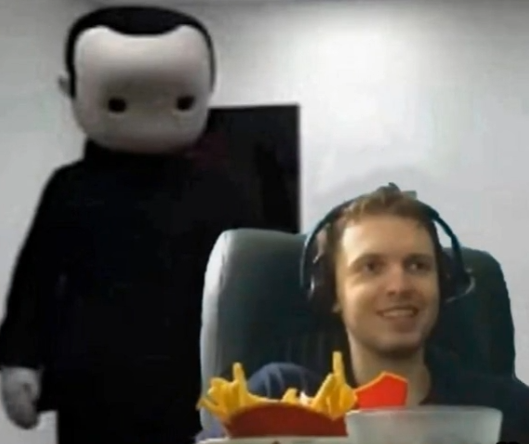
#> input picture Images/chipap.png, 529 x 444 px
$ python test.py
#> lines starting #> are read from the running program, lines starting #| are printed output that depends on the picture; after the words box and inside, x2 and y2 are one past the last pixel; in counts of white or black regions, pixels touching at a corner belong together
#Файл, в котором, очевидно из названия, проводятся всякие тесты
import cv2

img = cv2.imread('Images/chipap.png')
#> img is the input picture: shape (444, 529, 3); mean B, G, R 94.8, 99.3, 102.5
#cv2.imshow('Penis', img)

gray = cv2.cvtColor(img, cv2.COLOR_BGR2GRAY)
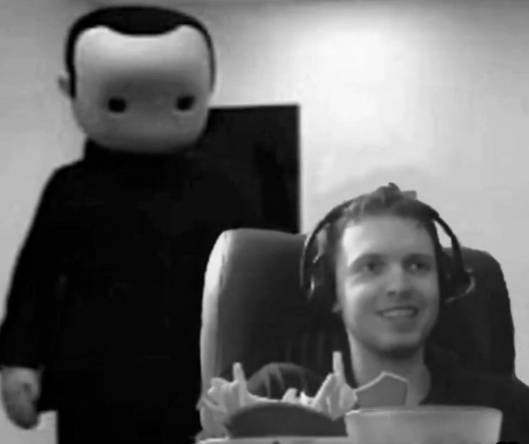
#> gray: shape (444, 529); min 0, max 250, mean 99.8
#cv2.imshow('Gray Nigger', gray)

haar_cascade = cv2.CascadeClassifier('haar_faces.xml')
haar_cascade_profile = cv2.CascadeClassifier('haar_profile_faces.xml')
haar_cascade_body = cv2.CascadeClassifier('haar_body.xml')

faces_rect = haar_cascade.detectMultiScale(gray, scaleFactor=1.15, minNeighbors=3)
#> faces_rect = [[331, 218, 123, 123]]
faces_rect_profile = haar_cascade_profile.detectMultiScale(gray, scaleFactor=1.3, minNeighbors=3)
#> faces_rect_profile = ()
body_rect = haar_cascade_body.detectMultiScale(gray, scaleFactor=1.045, minNeighbors=3)
#> body_rect = ()

print(len(faces_rect), len(faces_rect_profile), len(body_rect))
#| 1 0 0
print(faces_rect)
#| [[331 218 123 123]]
print(faces_rect_profile)
print(body_rect)

#  |  Попытка сделать обнаружение через признаки хаара (профиль + анфас, т. к. модели для головы нету).
#  |  Часто срабатывает "анфас" и "профиль" одновременно, следовательно, ставится лишний прямоугольник.
#  V  Костыль на костыле и костылём погоняет.
if len(faces_rect) == len(faces_rect_profile) == 0:
    print('Рож не найдено')

elif len(faces_rect) >= len(faces_rect_profile):
    print('faces_rect >= faces_rect_profile')
    for (x, y, w, h) in faces_rect:
        f = True
        cv2.rectangle(img, (x, y), (x + w, y + h), (0, 0, 255), thickness=2)
        if len(faces_rect_profile) > 0:
            for (xp, yp, wp, hp) in faces_rect_profile:
                if abs(xp - x) >= 50 and abs(yp - y) >= 50 == False:
                    f = False
            if f:
                cv2.rectangle(img, (xp, yp), (xp + wp, yp + hp), (0, 255, 0), thickness=2)
#> this loop made 1 pass
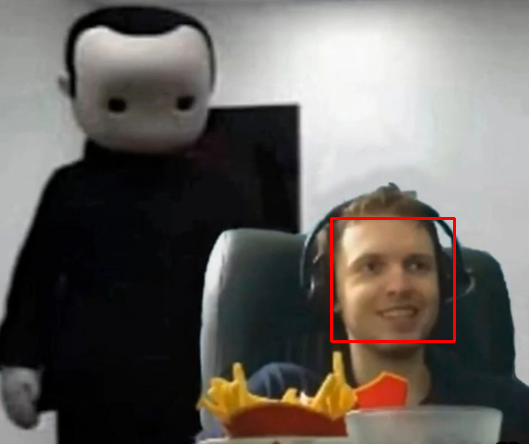
#> img: shape (444, 529, 3); 0.63% of pixels changed, all inside (x1, y1, x2, y2) = (330, 217, 456, 343)

else:
    print('faces_rect_profile > faces_rect')
    for (xp, yp, wp, hp) in faces_rect_profile:
        f = True
        cv2.rectangle(img, (xp, yp), (xp + wp, yp + hp), (0, 255, 0), thickness=2)
        if len(faces_rect) > 0:
            for (x, y, w, h) in faces_rect:
                if abs(xp - x) >= 50 and abs(yp - y) >= 50 == False:
                    f = False
            if f:
                cv2.rectangle(img, (x, y), (x + w, y + h), (0, 0, 255), thickness=2)

#  V Full-Body (хуита)
#for (x, y, w, h) in body_rect:
    #cv2.rectangle(img, (x, y), (x + w, y + h), (0, 0, 255),thickness=2)

cv2.imshow('Rect faces', img)
cv2.waitKey(0)

$ run again, with Images/marzinkevich.png copied over Images/chipap.png
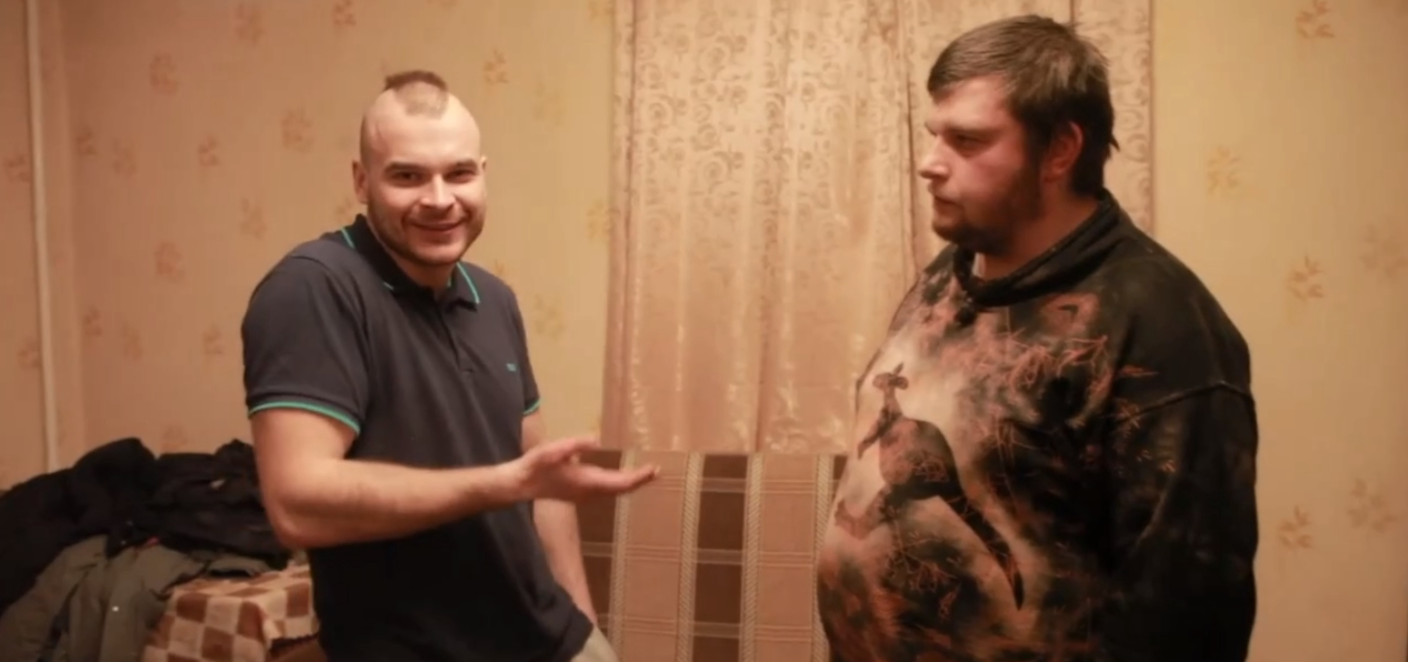
#> input picture Images/marzinkevich.png, 1408 x 662 px
#> img is the input picture: shape (662, 1408, 3); mean B, G, R 72.9, 101, 140.9
#> `gray = cv2.cvtColor(img, cv2.COLOR_BGR2GRAY)`:
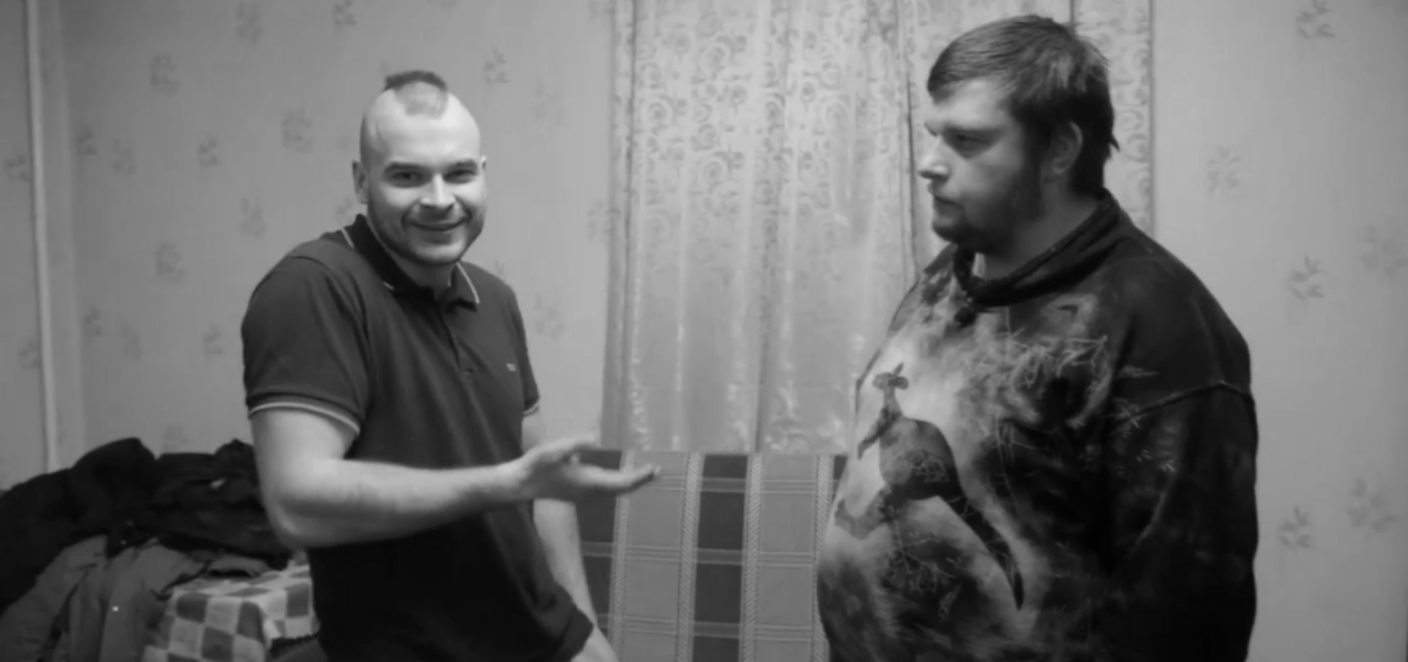
#> gray: shape (662, 1408); min 1, max 233, mean 109.7
#> faces_rect = [[1033, 150, 41, 41], [1110, 62, 52, 52], [720, 362, 48, 48], [47, 542, 67, 67], [368, 125, 137, 137]]
#> faces_rect_profile = [[888, 64, 188, 188]]
#> body_rect = ()
#| 5 1 0
#| [[1033  150   41   41]
#|  [1110   62   52   52]
#|  [ 720  362   48   48]
#|  [  47  542   67   67]
#|  [ 368  125  137  137]]
#| [[888  64 188 188]]
#> the loop `for (x, y, w, h) in faces_rect:` made 5 passes
#> after the loop `for (x, y, w, h) in faces_rect:`:
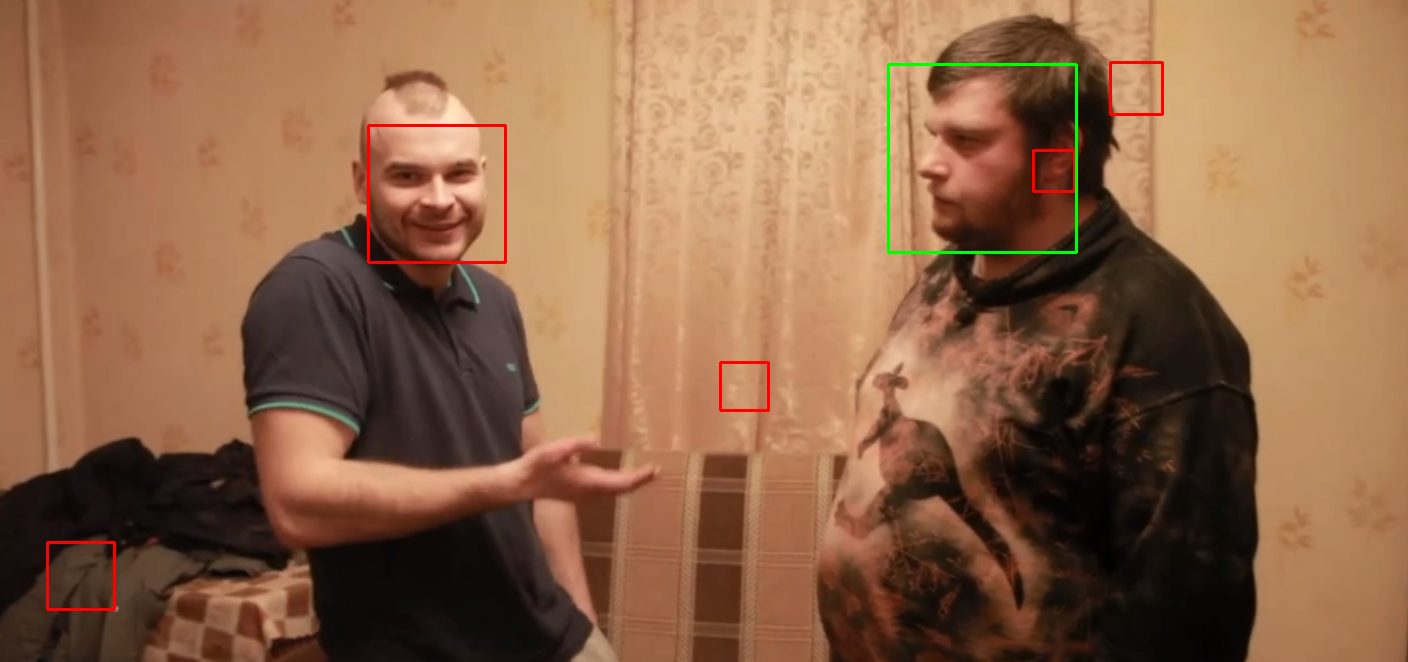
#> img: shape (662, 1408, 3); 0.68% of pixels changed, all inside (x1, y1, x2, y2) = (46, 61, 1164, 611)

$ run again, with Images/pinya.png copied over Images/chipap.png
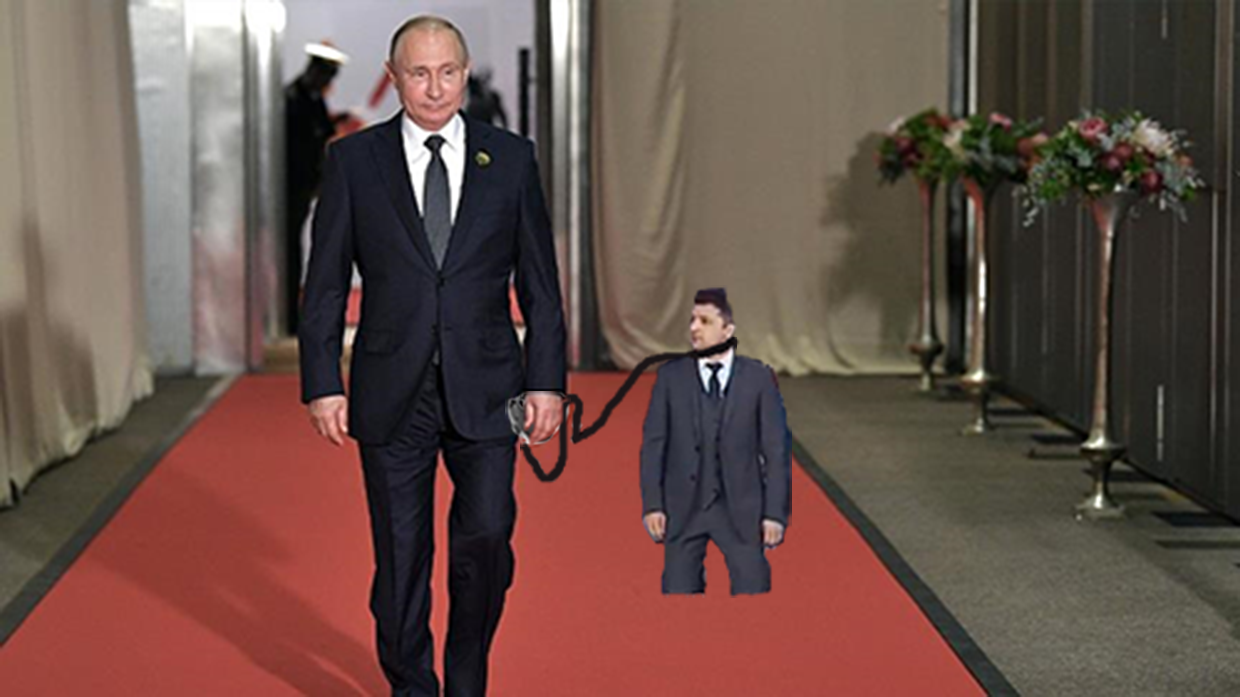
#> input picture Images/pinya.png, 1240 x 697 px
#> img is the input picture: shape (697, 1240, 3); mean B, G, R 72.1, 79.4, 102.7
#> `gray = cv2.cvtColor(img, cv2.COLOR_BGR2GRAY)`:
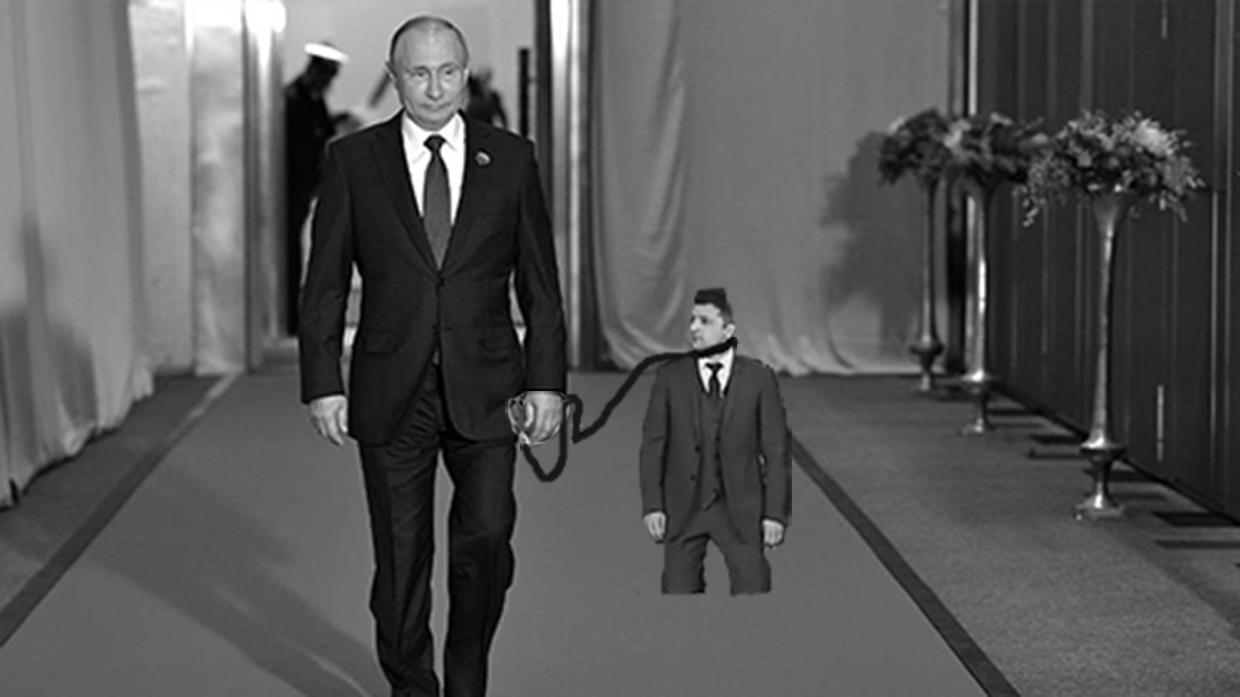
#> gray: shape (697, 1240); min 0, max 255, mean 85.5
#> faces_rect = [[671, 300, 51, 51], [395, 41, 77, 77]]
#> faces_rect_profile = [[678, 295, 59, 59]]
#> body_rect = [[915, 156, 30, 60], [606, 340, 146, 291]]
#| 2 1 2
#| [[671 300  51  51]
#|  [395  41  77  77]]
#| [[678 295  59  59]]
#| [[915 156  30  60]
#|  [606 340 146 291]]
#> the loop `for (x, y, w, h) in faces_rect:` made 2 passes
#> after the loop `for (x, y, w, h) in faces_rect:`:
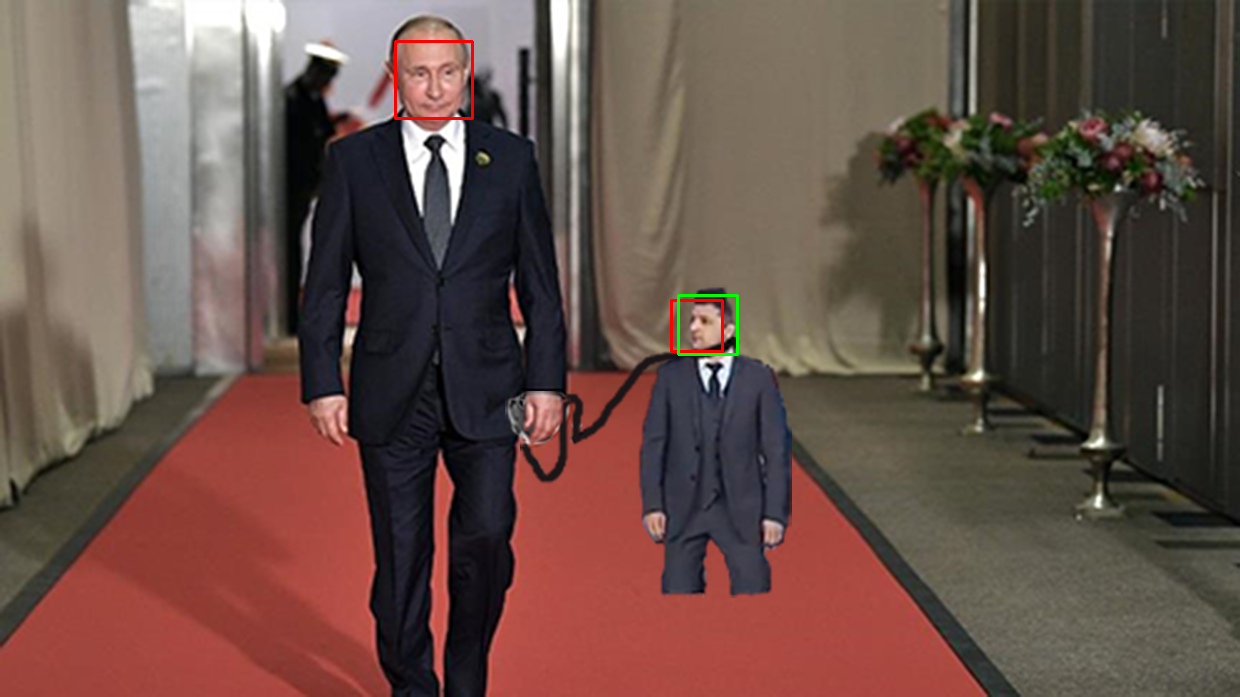
#> img: shape (697, 1240, 3); 0.26% of pixels changed, all inside (x1, y1, x2, y2) = (394, 40, 739, 356)
